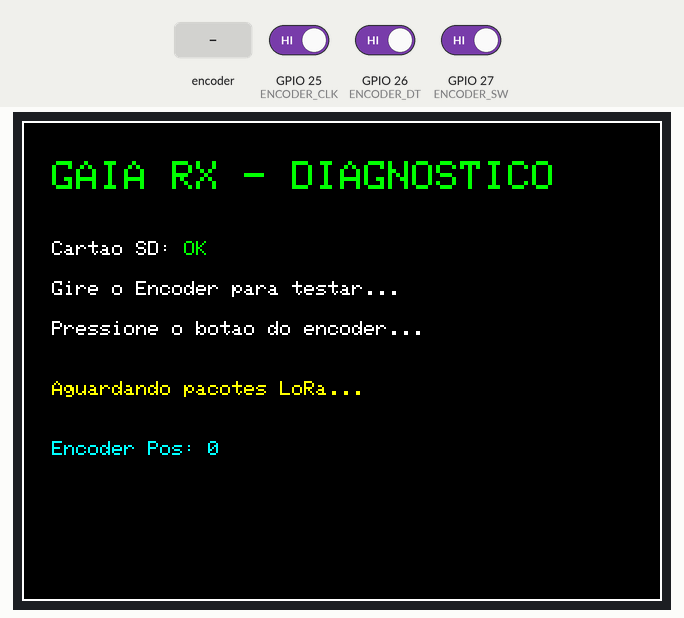
This sketch was run on a simulated ESP32. On the bench: 320×240 colour display. Inputs (shaded band) come from the test bench; at power-on: GPIO 27 (ENCODER_SW) HIGH, GPIO 25 (ENCODER_CLK) HIGH, GPIO 26 (ENCODER_DT) HIGH. Storage starts empty; what the sketch prints to the serial monitor is not drawn.

Above: at 2.4 s.
2.5 s: GPIO 27 (ENCODER_SW) driven LOW
At 3.0 s:
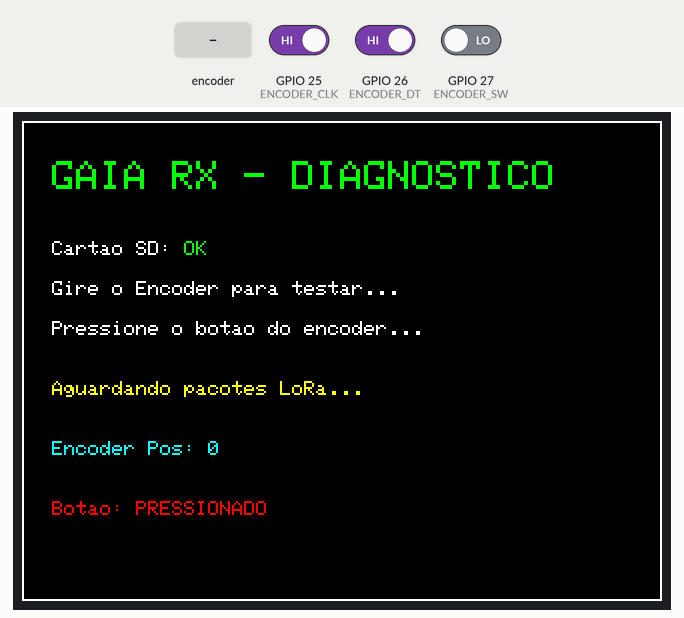
4.0 s: GPIO 27 (ENCODER_SW) driven HIGH
At 4.4 s:
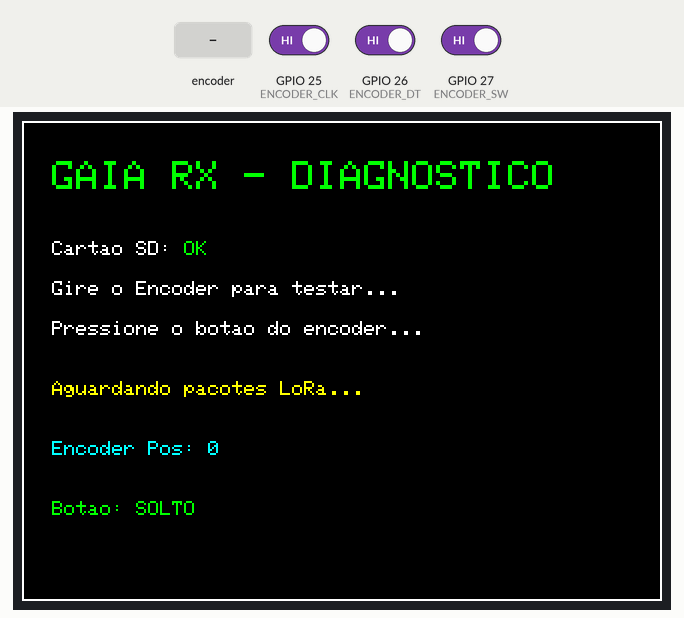
5.5 s: rotary encoder on GPIO 25 (ENCODER_CLK) / GPIO 26 (ENCODER_DT) turned 3 steps (first pin leading)
9.1 s: rotary encoder on GPIO 25 (ENCODER_CLK) / GPIO 26 (ENCODER_DT) turned 1 step (first pin leading)
Timing chart, 0 to 11.8 s (numbered marks = the images above; inputs shaded):
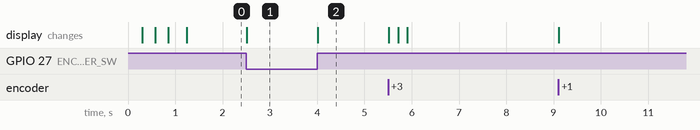

Measured:
- after the input at 2.5 s, the display: changes at once (image 1)
- after the input at 4.0 s, the display: changes at once (image 2)

The sketch:

teste_diagnostico_rx.ino
```cpp
/**
 * ============================================================================
 * ARQUIVO: teste_diagnostico_rx.ino
 * VERSÃO: 1.0
 * DATA: 2026-08-01
 * DESCRIÇÃO: Código de teste e diagnóstico completo para a Central Receptora (RX).
 *            Testa o display TFT ILI9341, o slot de cartão SD, o codificador
 *            rotativo (Encoder EC11) e a comunicação serial com o rádio LoRa E220.
 * COMUNICAÇÃO: ESP32 conectado na porta COM25.
 * ============================================================================
 */

#include <SPI.h>
#include <Wire.h>
#include <Adafruit_GFX.h>
#include <Adafruit_ILI9341.h>
#include <SD.h>

// Pinos do Display e SD
#define TFT_CS   5
#define TFT_DC   2
#define TFT_RST  4
#define SD_CS    15

// Pinos do LoRa
#define LORA_RX  16  // RX2 do ESP32 (conectar no TX do LoRa)
#define LORA_TX  17  // TX2 do ESP32 (conectar no RX do LoRa)

// Pinos do Encoder
#define ENCODER_CLK 25
#define ENCODER_DT  26
#define ENCODER_SW  27

Adafruit_ILI9341 tft = Adafruit_ILI9341(TFT_CS, TFT_DC, TFT_RST);
HardwareSerial LoraSerial(2);

void setup() {
  Serial.begin(115200);
  while (!Serial) {
    delay(10);
  }

  Serial.println("\n==================================================");
  Serial.println("  INICIANDO DIAGNÓSTICO DA CENTRAL RECEPTORA (RX) ");
  Serial.println("==================================================");

  // 1. Configurando pinos do Encoder
  pinMode(ENCODER_CLK, INPUT_PULLUP);
  pinMode(ENCODER_DT, INPUT_PULLUP);
  pinMode(ENCODER_SW, INPUT_PULLUP);
  Serial.println("[1] Pinos do Encoder configurados (GPIO 25, 26, 27).");

  // 2. Inicializando Serial do LoRa
  LoraSerial.begin(9600, SERIAL_8N1, LORA_RX, LORA_TX);
  Serial.println("[2] Porta Serial do LoRa inicializada a 9600 bps.");

  // 3. Inicializando Barramento SPI
  pinMode(TFT_CS, OUTPUT);
  pinMode(SD_CS, OUTPUT);
  digitalWrite(TFT_CS, HIGH);
  digitalWrite(SD_CS, HIGH);
  SPI.begin(18, 19, 23);
  Serial.println("[3] Barramento SPI inicializado (SCK=18, MISO=19, MOSI=23).");
  delay(100);

  // 4. Teste do Cartão SD (Antes do Display)
  Serial.println("[4] Testando Cartão SD...");
  bool sdOK = SD.begin(SD_CS, SPI, 4000000);
  if (sdOK) {
    Serial.println("   ➔ Cartão SD: OK!");
    uint8_t cardType = SD.cardType();
    Serial.print("   ➔ Tipo do cartão: ");
    if (cardType == CARD_MMC) Serial.println("MMC");
    else if (cardType == CARD_SD) Serial.println("SDSC");
    else if (cardType == CARD_SDHC) Serial.println("SDHC");
    else Serial.println("Desconhecido");
    Serial.printf("   ➔ Tamanho: %llu MB\n", SD.cardSize() / (1024 * 1024));
  } else {
    Serial.println("   ❌ Cartão SD: ERRO (Não detectado ou formatação errada).");
  }

  // 5. Teste do Display TFT ILI9341
  Serial.println("[5] Inicializando Display TFT...");
  tft.begin();
  tft.setRotation(1); // Modo Paisagem

  // Teste de cores rápido
  tft.fillScreen(ILI9341_RED);
  delay(200);
  tft.fillScreen(ILI9341_GREEN);
  delay(200);
  tft.fillScreen(ILI9341_BLUE);
  delay(200);

  tft.fillScreen(ILI9341_BLACK);
  tft.drawRect(0, 0, 320, 240, ILI9341_WHITE);

  tft.setTextColor(ILI9341_GREEN);
  tft.setTextSize(2);
  tft.setCursor(15, 20);
  tft.println("GAIA RX - DIAGNOSTICO");

  tft.setTextColor(ILI9341_WHITE);
  tft.setTextSize(1);
  tft.setCursor(15, 60);
  tft.print("Cartao SD: ");
  if (sdOK) {
    tft.setTextColor(ILI9341_GREEN);
    tft.println("OK");
  } else {
    tft.setTextColor(ILI9341_RED);
    tft.println("ERRO");
  }

  tft.setTextColor(ILI9341_WHITE);
  tft.setCursor(15, 80);
  tft.println("Gire o Encoder para testar...");
  tft.setCursor(15, 100);
  tft.println("Pressione o botao do encoder...");
  tft.setCursor(15, 130);
  tft.setTextColor(ILI9341_YELLOW);
  tft.println("Aguardando pacotes LoRa...");

  Serial.println("[5] Tela TFT desenhada. Verifique as cores na tela física.");

  // 6. Varredura I2C (Caso possua RTC ou sensores extras na central)
  Serial.println("[6] Varrendo Barramento I2C...");
  Wire.begin();
  int nDevices = 0;
  for (byte address = 1; address < 127; address++) {
    Wire.beginTransmission(address);
    byte error = Wire.endTransmission();
    if (error == 0) {
      Serial.printf("   ➔ Dispositivo I2C encontrado no endereco 0x%02X\n", address);
      nDevices++;
    }
  }
  if (nDevices == 0) {
    Serial.println("   ➔ Nenhum dispositivo I2C encontrado.");
  }

  Serial.println("\n==================================================");
  Serial.println(" DIAGNÓSTICO INICIAL CONCLUÍDO. MONITORANDO INPUTS ");
  Serial.println("==================================================");
}

int lastPos = -99;
int pos = 0;
bool lastSw = HIGH;

void loop() {
  // Leitura do estado físico dos pinos do encoder
  int clkVal = digitalRead(ENCODER_CLK);
  int dtVal = digitalRead(ENCODER_DT);
  bool swVal = digitalRead(ENCODER_SW);

  // Detecção simples de giro para diagnóstico
  static int lastClk = HIGH;
  if (clkVal != lastClk) {
    lastClk = clkVal;
    if (clkVal == LOW) {
      if (dtVal == HIGH) {
        pos++;
      } else {
        pos--;
      }
    }
  }

  if (pos != lastPos) {
    lastPos = pos;
    Serial.printf("[INPUT] Encoder girou. Posição: %d\n", pos);

    tft.fillRect(15, 160, 290, 20, ILI9341_BLACK);
    tft.setCursor(15, 160);
    tft.setTextColor(ILI9341_CYAN);
    tft.printf("Encoder Pos: %d", pos);
  }

  if (swVal != lastSw) {
    lastSw = swVal;
    Serial.printf("[INPUT] Botão do Encoder: %s\n", swVal == LOW ? "PRESSIONADO" : "SOLTO");

    tft.fillRect(15, 190, 290, 20, ILI9341_BLACK);
    tft.setCursor(15, 190);
    if (swVal == LOW) {
      tft.setTextColor(ILI9341_RED);
      tft.println("Botao: PRESSIONADO");
    } else {
      tft.setTextColor(ILI9341_GREEN);
      tft.println("Botao: SOLTO");
    }
  }

  // Escuta dados recebidos do LoRa (Serial2) e replica no monitor serial
  while (LoraSerial.available()) {
    char c = LoraSerial.read();
    Serial.print(c);
  }

  delay(10);
}
```
